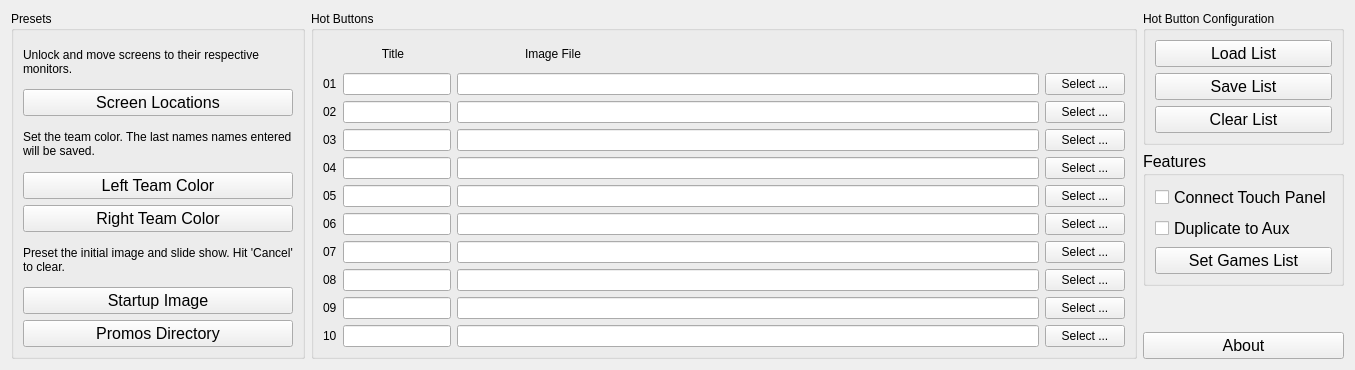
      <widget class="QWidget" name="preferencesTab">
       <property name="minimumSize">
        <size>
         <width>675</width>
         <height>0</height>
        </size>
       </property>
       <attribute name="title">
        <string>Preferences</string>
       </attribute>
       <layout class="QHBoxLayout" name="horizontalLayout_2">
        <item>
         <layout class="QVBoxLayout" name="settingsVL">
          <item>
           <widget class="QGroupBox" name="presetsGB">
            <property name="title">
             <string>Presets</string>
            </property>
            <layout class="QVBoxLayout" name="presetsVL">
             <item>
              <widget class="QLabel" name="improtronUnlockLBL">
               <property name="text">
                <string>Unlock and move screens to their respective monitors.</string>
               </property>
               <property name="wordWrap">
                <bool>true</bool>
               </property>
              </widget>
             </item>
             <item>
              <widget class="QPushButton" name="improtronUnlockPB">
               <property name="font">
                <font>
                 <pointsize>12</pointsize>
                </font>
               </property>
               <property name="text">
                <string>Screen Locations</string>
               </property>
               <property name="icon">
                <iconset resource="ImproTronIcons.qrc">
                 <normaloff>:/icons/locked</normaloff>
                 <normalon>:/icons/unlocked</normalon>:/icons/locked</iconset>
               </property>
               <property name="checkable">
                <bool>true</bool>
               </property>
              </widget>
             </item>
             <item>
              <widget class="QLabel" name="teamColorsLBL">
               <property name="text">
                <string>Set the team color. The last names names entered will be saved.</string>
               </property>
               <property name="wordWrap">
                <bool>true</bool>
               </property>
               <property name="textInteractionFlags">
                <set>Qt::NoTextInteraction</set>
               </property>
              </widget>
             </item>
             <item>
              <widget class="QPushButton" name="colorLeftPB">
               <property name="font">
                <font>
                 <pointsize>12</pointsize>
                </font>
               </property>
               <property name="styleSheet">
                <string notr="true"/>
               </property>
               <property name="text">
                <string>Left Team Color</string>
               </property>
              </widget>
             </item>
             <item>
              <widget class="QPushButton" name="colorRightPB">
               <property name="font">
                <font>
                 <pointsize>12</pointsize>
                </font>
               </property>
               <property name="text">
                <string>Right Team Color</string>
               </property>
              </widget>
             </item>
             <item>
              <widget class="QLabel" name="initialPresetsLBL">
               <property name="text">
                <string>Preset the initial image and slide show. Hit 'Cancel' to clear.</string>
               </property>
               <property name="wordWrap">
                <bool>true</bool>
               </property>
               <property name="textInteractionFlags">
                <set>Qt::NoTextInteraction</set>
               </property>
              </widget>
             </item>
             <item>
              <widget class="QPushButton" name="startupImagePB">
               <property name="font">
                <font>
                 <pointsize>12</pointsize>
                </font>
               </property>
               <property name="text">
                <string>Startup Image</string>
               </property>
              </widget>
             </item>
             <item>
              <widget class="QPushButton" name="promosDirPB">
               <property name="font">
                <font>
                 <pointsize>12</pointsize>
                </font>
               </property>
               <property name="text">
                <string>Promos Directory</string>
               </property>
              </widget>
             </item>
            </layout>
           </widget>
          </item>
         </layout>
        </item>
        <item>
         <widget class="QGroupBox" name="hotButtonsGB">
          <property name="title">
           <string>Hot Buttons</string>
          </property>
          <layout class="QVBoxLayout" name="hotButtonsVL">
           <item>
            <layout class="QHBoxLayout" name="hotButtonConfigHLayout">
             <item>
              <widget class="QLabel" name="hotButtonConfigTitleLBL">
               <property name="sizePolicy">
                <sizepolicy hsizetype="Fixed" vsizetype="Preferred">
                 <horstretch>0</horstretch>
                 <verstretch>0</verstretch>
                </sizepolicy>
               </property>
               <property name="minimumSize">
                <size>
                 <width>140</width>
                 <height>0</height>
                </size>
               </property>
               <property name="text">
                <string>Title</string>
               </property>
               <property name="alignment">
                <set>Qt::AlignCenter</set>
               </property>
              </widget>
             </item>
             <item>
              <widget class="QLabel" name="hotButtonConfigFillerLBL">
               <property name="sizePolicy">
                <sizepolicy hsizetype="Fixed" vsizetype="Preferred">
                 <horstretch>0</horstretch>
                 <verstretch>0</verstretch>
                </sizepolicy>
               </property>
               <property name="minimumSize">
                <size>
                 <width>50</width>
                 <height>0</height>
                </size>
               </property>
               <property name="text">
                <string/>
               </property>
              </widget>
             </item>
             <item>
              <widget class="QLabel" name="hotButtonConfigImageLBL">
               <property name="sizePolicy">
                <sizepolicy hsizetype="Fixed" vsizetype="Preferred">
                 <horstretch>0</horstretch>
                 <verstretch>0</verstretch>
                </sizepolicy>
               </property>
               <property name="minimumSize">
                <size>
                 <width>600</width>
                 <height>0</height>
                </size>
               </property>
               <property name="text">
                <string>Image File</string>
               </property>
              </widget>
             </item>
            </layout>
           </item>
           <item>
            <layout class="QHBoxLayout" name="hotButtonHL1">
             <item>
              <widget class="QLabel" name="hotButtonLbl1">
               <property name="text">
                <string>01</string>
               </property>
              </widget>
             </item>
             <item>
              <widget class="QLineEdit" name="titleHotButton1">
               <property name="sizePolicy">
                <sizepolicy hsizetype="Fixed" vsizetype="Fixed">
                 <horstretch>0</horstretch>
                 <verstretch>0</verstretch>
                </sizepolicy>
               </property>
               <property name="maxLength">
                <number>15</number>
               </property>
              </widget>
             </item>
             <item>
              <widget class="QLineEdit" name="imageFileTxt1">
               <property name="readOnly">
                <bool>true</bool>
               </property>
              </widget>
             </item>
             <item>
              <widget class="QPushButton" name="selectPB1">
               <property name="text">
                <string>Select ...</string>
               </property>
              </widget>
             </item>
            </layout>
           </item>
           <item>
            <layout class="QHBoxLayout" name="hotButtonHL2">
             <item>
              <widget class="QLabel" name="hotButtonLbl2">
               <property name="text">
                <string>02</string>
               </property>
              </widget>
             </item>
             <item>
              <widget class="QLineEdit" name="titleHotButton2">
               <property name="sizePolicy">
                <sizepolicy hsizetype="Fixed" vsizetype="Fixed">
                 <horstretch>0</horstretch>
                 <verstretch>0</verstretch>
                </sizepolicy>
               </property>
               <property name="maxLength">
                <number>15</number>
               </property>
              </widget>
             </item>
             <item>
              <widget class="QLineEdit" name="imageFileTxt2">
               <property name="readOnly">
                <bool>true</bool>
               </property>
              </widget>
             </item>
             <item>
              <widget class="QPushButton" name="selectPB2">
               <property name="text">
                <string>Select ...</string>
               </property>
              </widget>
             </item>
            </layout>
           </item>
           <item>
            <layout class="QHBoxLayout" name="hotButtonHL3">
             <item>
              <widget class="QLabel" name="hotButtonLbl3">
               <property name="text">
                <string>03</string>
               </property>
              </widget>
             </item>
             <item>
              <widget class="QLineEdit" name="titleHotButton3">
               <property name="sizePolicy">
                <sizepolicy hsizetype="Fixed" vsizetype="Fixed">
                 <horstretch>0</horstretch>
                 <verstretch>0</verstretch>
                </sizepolicy>
               </property>
               <property name="maxLength">
                <number>15</number>
               </property>
              </widget>
             </item>
             <item>
              <widget class="QLineEdit" name="imageFileTxt3">
               <property name="readOnly">
                <bool>true</bool>
               </property>
              </widget>
             </item>
             <item>
              <widget class="QPushButton" name="selectPB3">
               <property name="text">
                <string>Select ...</string>
               </property>
              </widget>
             </item>
            </layout>
           </item>
           <item>
            <layout class="QHBoxLayout" name="hotButtonHL4">
             <item>
              <widget class="QLabel" name="hotButtonLbl4">
               <property name="text">
                <string>04</string>
               </property>
              </widget>
             </item>
             <item>
              <widget class="QLineEdit" name="titleHotButton4">
               <property name="sizePolicy">
                <sizepolicy hsizetype="Fixed" vsizetype="Fixed">
                 <horstretch>0</horstretch>
                 <verstretch>0</verstretch>
                </sizepolicy>
               </property>
               <property name="maxLength">
                <number>15</number>
               </property>
              </widget>
             </item>
             <item>
              <widget class="QLineEdit" name="imageFileTxt4">
               <property name="readOnly">
                <bool>true</bool>
               </property>
              </widget>
             </item>
             <item>
              <widget class="QPushButton" name="selectPB4">
               <property name="text">
                <string>Select ...</string>
               </property>
              </widget>
             </item>
            </layout>
           </item>
           <item>
            <layout class="QHBoxLayout" name="hotButtonHL5">
             <item>
              <widget class="QLabel" name="hotButtonLbl5">
               <property name="text">
                <string>05</string>
               </property>
              </widget>
             </item>
             <item>
              <widget class="QLineEdit" name="titleHotButton5">
               <property name="sizePolicy">
                <sizepolicy hsizetype="Fixed" vsizetype="Fixed">
                 <horstretch>0</horstretch>
                 <verstretch>0</verstretch>
                </sizepolicy>
               </property>
               <property name="maxLength">
                <number>15</number>
               </property>
              </widget>
             </item>
             <item>
              <widget class="QLineEdit" name="imageFileTxt5">
               <property name="readOnly">
                <bool>true</bool>
               </property>
              </widget>
             </item>
             <item>
              <widget class="QPushButton" name="selectPB5">
               <property name="text">
                <string>Select ...</string>
               </property>
              </widget>
             </item>
            </layout>
           </item>
           <item>
            <layout class="QHBoxLayout" name="hotButtonHL6">
             <item>
              <widget class="QLabel" name="hotButtonLbl6">
               <property name="text">
                <string>06</string>
               </property>
              </widget>
             </item>
             <item>
              <widget class="QLineEdit" name="titleHotButton6">
               <property name="sizePolicy">
                <sizepolicy hsizetype="Fixed" vsizetype="Fixed">
                 <horstretch>0</horstretch>
                 <verstretch>0</verstretch>
                </sizepolicy>
               </property>
               <property name="maxLength">
                <number>15</number>
               </property>
              </widget>
             </item>
             <item>
              <widget class="QLineEdit" name="imageFileTxt6">
               <property name="readOnly">
                <bool>true</bool>
               </property>
              </widget>
             </item>
             <item>
              <widget class="QPushButton" name="selectPB6">
               <property name="text">
                <string>Select ...</string>
               </property>
              </widget>
             </item>
            </layout>
           </item>
           <item>
            <layout class="QHBoxLayout" name="hotButtonHL7">
             <item>
              <widget class="QLabel" name="hotButtonLbl7">
               <property name="text">
                <string>07</string>
               </property>
              </widget>
             </item>
             <item>
              <widget class="QLineEdit" name="titleHotButton7">
               <property name="sizePolicy">
                <sizepolicy hsizetype="Fixed" vsizetype="Fixed">
                 <horstretch>0</horstretch>
                 <verstretch>0</verstretch>
                </sizepolicy>
               </property>
               <property name="maxLength">
                <number>15</number>
               </property>
              </widget>
             </item>
             <item>
              <widget class="QLineEdit" name="imageFileTxt7">
               <property name="readOnly">
                <bool>true</bool>
               </property>
              </widget>
             </item>
             <item>
              <widget class="QPushButton" name="selectPB7">
               <property name="text">
                <string>Select ...</string>
               </property>
              </widget>
             </item>
            </layout>
           </item>
           <item>
            <layout class="QHBoxLayout" name="hotButtonHL8">
             <item>
              <widget class="QLabel" name="hotButtonLbl8">
               <property name="text">
                <string>08</string>
               </property>
              </widget>
             </item>
             <item>
              <widget class="QLineEdit" name="titleHotButton8">
               <property name="sizePolicy">
                <sizepolicy hsizetype="Fixed" vsizetype="Fixed">
                 <horstretch>0</horstretch>
                 <verstretch>0</verstretch>
                </sizepolicy>
               </property>
               <property name="maxLength">
                <number>15</number>
               </property>
              </widget>
             </item>
             <item>
              <widget class="QLineEdit" name="imageFileTxt8">
               <property name="readOnly">
                <bool>true</bool>
               </property>
              </widget>
             </item>
             <item>
              <widget class="QPushButton" name="selectPB8">
               <property name="text">
                <string>Select ...</string>
               </property>
              </widget>
             </item>
            </layout>
           </item>
           <item>
            <layout class="QHBoxLayout" name="hotButtonHL9">
             <item>
              <widget class="QLabel" name="hotButtonLbl9">
               <property name="text">
                <string>09</string>
               </property>
              </widget>
             </item>
             <item>
              <widget class="QLineEdit" name="titleHotButton9">
               <property name="sizePolicy">
                <sizepolicy hsizetype="Fixed" vsizetype="Fixed">
                 <horstretch>0</horstretch>
                 <verstretch>0</verstretch>
                </sizepolicy>
               </property>
               <property name="maxLength">
                <number>15</number>
               </property>
              </widget>
             </item>
             <item>
              <widget class="QLineEdit" name="imageFileTxt9">
               <property name="readOnly">
                <bool>true</bool>
               </property>
              </widget>
             </item>
             <item>
              <widget class="QPushButton" name="selectPB9">
               <property name="text">
                <string>Select ...</string>
               </property>
              </widget>
             </item>
            </layout>
           </item>
           <item>
            <layout class="QHBoxLayout" name="hotButtonHL10">
             <item>
              <widget class="QLabel" name="hotButtonLbl10">
               <property name="text">
                <string>10</string>
               </property>
              </widget>
             </item>
             <item alignment="Qt::AlignLeft">
              <widget class="QLineEdit" name="titleHotButton10">
               <property name="sizePolicy">
                <sizepolicy hsizetype="Fixed" vsizetype="Fixed">
                 <horstretch>0</horstretch>
                 <verstretch>0</verstretch>
                </sizepolicy>
               </property>
               <property name="maxLength">
                <number>15</number>
               </property>
              </widget>
             </item>
             <item>
              <widget class="QLineEdit" name="imageFileTxt10">
               <property name="readOnly">
                <bool>true</bool>
               </property>
              </widget>
             </item>
             <item>
              <widget class="QPushButton" name="selectPB10">
               <property name="text">
                <string>Select ...</string>
               </property>
              </widget>
             </item>
            </layout>
           </item>
          </layout>
         </widget>
        </item>
        <item>
         <layout class="QVBoxLayout" name="buttonListsVL">
          <item>
           <widget class="QGroupBox" name="hotButtonListsGB">
            <property name="title">
             <string>Hot Button Configuration</string>
            </property>
            <layout class="QVBoxLayout" name="hotButtonListsVL">
             <item>
              <widget class="QPushButton" name="hotButtonLoadPB">
               <property name="font">
                <font>
                 <pointsize>12</pointsize>
                </font>
               </property>
               <property name="text">
                <string>Load List</string>
               </property>
              </widget>
             </item>
             <item>
              <widget class="QPushButton" name="hotButtonSavePB">
               <property name="font">
                <font>
                 <pointsize>12</pointsize>
                </font>
               </property>
               <property name="text">
                <string>Save List</string>
               </property>
              </widget>
             </item>
             <item>
              <widget class="QPushButton" name="hotButtonClearPB">
               <property name="font">
                <font>
                 <pointsize>12</pointsize>
                </font>
               </property>
               <property name="text">
                <string>Clear List</string>
               </property>
              </widget>
             </item>
            </layout>
           </widget>
          </item>
          <item>
           <widget class="QGroupBox" name="featureToggleGB">
            <property name="sizePolicy">
             <sizepolicy hsizetype="Minimum" vsizetype="Preferred">
              <horstretch>0</horstretch>
              <verstretch>0</verstretch>
             </sizepolicy>
            </property>
            <property name="minimumSize">
             <size>
              <width>0</width>
              <height>50</height>
             </size>
            </property>
            <property name="font">
             <font>
              <pointsize>12</pointsize>
             </font>
            </property>
            <property name="title">
             <string>Features</string>
            </property>
            <layout class="QVBoxLayout" name="verticalLayout_2">
             <item>
              <widget class="QCheckBox" name="touchPortalConCB">
               <property name="text">
                <string>Connect Touch Panel</string>
               </property>
              </widget>
             </item>
             <item>
              <widget class="QCheckBox" name="copytoAuxCB">
               <property name="font">
                <font>
                 <pointsize>12</pointsize>
                </font>
               </property>
               <property name="text">
                <string>Duplicate to Aux</string>
               </property>
              </widget>
             </item>
             <item>
              <widget class="QPushButton" name="setGamesListPB">
               <property name="text">
                <string>Set Games List</string>
               </property>
              </widget>
             </item>
            </layout>
           </widget>
          </item>
          <item>
           <spacer name="buttonVS">
            <property name="orientation">
             <enum>Qt::Vertical</enum>
            </property>
            <property name="sizeHint" stdset="0">
             <size>
              <width>20</width>
              <height>40</height>
             </size>
            </property>
           </spacer>
          </item>
          <item>
           <widget class="QPushButton" name="aboutPB">
            <property name="sizePolicy">
             <sizepolicy hsizetype="Preferred" vsizetype="Fixed">
              <horstretch>0</horstretch>
              <verstretch>0</verstretch>
             </sizepolicy>
            </property>
            <property name="font">
             <font>
              <pointsize>12</pointsize>
             </font>
            </property>
            <property name="text">
             <string>About</string>
            </property>
           </widget>
          </item>
         </layout>
        </item>
       </layout>
      </widget>
